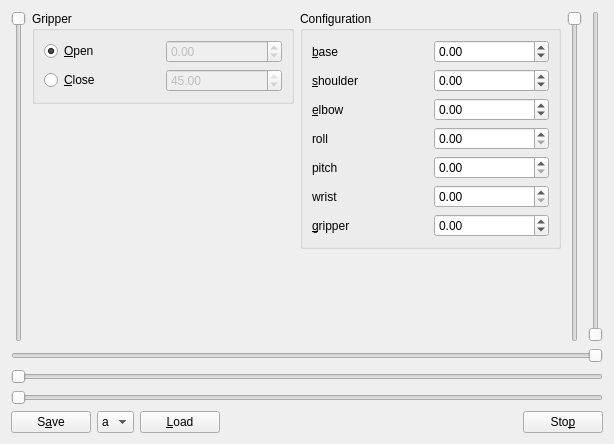
<?xml version="1.0" encoding="UTF-8"?>
<ui version="4.0">
 <class>SainsmartWidget</class>
 <widget class="QWidget" name="SainsmartWidget">
  <property name="geometry">
   <rect>
    <x>0</x>
    <y>0</y>
    <width>614</width>
    <height>444</height>
   </rect>
  </property>
  <property name="windowTitle">
   <string>Sainsmart</string>
  </property>
  <layout class="QVBoxLayout" name="verticalLayout_3">
   <item>
    <layout class="QHBoxLayout" name="horizontalLayout_2">
     <item>
      <widget class="QSlider" name="shoulderSlider">
       <property name="maximum">
        <number>10000</number>
       </property>
       <property name="singleStep">
        <number>100</number>
       </property>
       <property name="pageStep">
        <number>1000</number>
       </property>
       <property name="orientation">
        <enum>Qt::Vertical</enum>
       </property>
       <property name="invertedAppearance">
        <bool>true</bool>
       </property>
      </widget>
     </item>
     <item>
      <layout class="QVBoxLayout" name="verticalLayout">
       <item>
        <widget class="QGroupBox" name="gripperGroup">
         <property name="title">
          <string>Gripper</string>
         </property>
         <layout class="QGridLayout" name="gridLayout">
          <item row="0" column="0">
           <widget class="QRadioButton" name="gripperOpen">
            <property name="text">
             <string>&amp;Open</string>
            </property>
            <property name="checked">
             <bool>true</bool>
            </property>
           </widget>
          </item>
          <item row="0" column="1">
           <widget class="QDoubleSpinBox" name="gripperOpenSpin">
            <property name="enabled">
             <bool>false</bool>
            </property>
            <property name="minimum">
             <double>-45.000000000000000</double>
            </property>
            <property name="maximum">
             <double>45.000000000000000</double>
            </property>
           </widget>
          </item>
          <item row="1" column="0">
           <widget class="QRadioButton" name="gripperClose">
            <property name="text">
             <string>&amp;Close</string>
            </property>
           </widget>
          </item>
          <item row="1" column="1">
           <widget class="QDoubleSpinBox" name="gripperCloseSpin">
            <property name="enabled">
             <bool>false</bool>
            </property>
            <property name="minimum">
             <double>-45.000000000000000</double>
            </property>
            <property name="maximum">
             <double>45.000000000000000</double>
            </property>
            <property name="value">
             <double>45.000000000000000</double>
            </property>
           </widget>
          </item>
         </layout>
        </widget>
       </item>
       <item>
        <spacer name="verticalSpacer">
         <property name="orientation">
          <enum>Qt::Vertical</enum>
         </property>
         <property name="sizeHint" stdset="0">
          <size>
           <width>20</width>
           <height>40</height>
          </size>
         </property>
        </spacer>
       </item>
      </layout>
     </item>
     <item>
      <layout class="QVBoxLayout" name="verticalLayout_2">
       <item>
        <widget class="QGroupBox" name="groupBox">
         <property name="title">
          <string>Configuration</string>
         </property>
         <layout class="QGridLayout" name="gridLayout_2">
          <item row="3" column="1">
           <widget class="QDoubleSpinBox" name="rollSpin"/>
          </item>
          <item row="0" column="1">
           <widget class="QDoubleSpinBox" name="baseSpin">
            <property name="minimum">
             <double>-90.000000000000000</double>
            </property>
            <property name="maximum">
             <double>90.000000000000000</double>
            </property>
           </widget>
          </item>
          <item row="5" column="0">
           <widget class="QLabel" name="wristLabel">
            <property name="text">
             <string>wrist</string>
            </property>
           </widget>
          </item>
          <item row="1" column="1">
           <widget class="QDoubleSpinBox" name="shoulderSpin">
            <property name="minimum">
             <double>-90.000000000000000</double>
            </property>
            <property name="maximum">
             <double>90.000000000000000</double>
            </property>
           </widget>
          </item>
          <item row="5" column="1">
           <widget class="QDoubleSpinBox" name="wristSpin"/>
          </item>
          <item row="4" column="0">
           <widget class="QLabel" name="pitchLabel">
            <property name="text">
             <string>pitch</string>
            </property>
           </widget>
          </item>
          <item row="1" column="0">
           <widget class="QLabel" name="shoulderLabel">
            <property name="text">
             <string>&amp;shoulder</string>
            </property>
            <property name="buddy">
             <cstring>shoulderSpin</cstring>
            </property>
           </widget>
          </item>
          <item row="4" column="1">
           <widget class="QDoubleSpinBox" name="pitchSpin"/>
          </item>
          <item row="2" column="1">
           <widget class="QDoubleSpinBox" name="elbowSpin">
            <property name="minimum">
             <double>-90.000000000000000</double>
            </property>
            <property name="maximum">
             <double>90.000000000000000</double>
            </property>
           </widget>
          </item>
          <item row="2" column="0">
           <widget class="QLabel" name="elbowLabel">
            <property name="text">
             <string>&amp;elbow</string>
            </property>
            <property name="buddy">
             <cstring>elbowSpin</cstring>
            </property>
           </widget>
          </item>
          <item row="6" column="0">
           <widget class="QLabel" name="gripperLabel">
            <property name="text">
             <string>&amp;gripper</string>
            </property>
            <property name="buddy">
             <cstring>gripperSpin</cstring>
            </property>
           </widget>
          </item>
          <item row="6" column="1">
           <widget class="QDoubleSpinBox" name="gripperSpin">
            <property name="minimum">
             <double>-90.000000000000000</double>
            </property>
            <property name="maximum">
             <double>90.000000000000000</double>
            </property>
           </widget>
          </item>
          <item row="3" column="0">
           <widget class="QLabel" name="rollLabel">
            <property name="text">
             <string>roll</string>
            </property>
           </widget>
          </item>
          <item row="0" column="0">
           <widget class="QLabel" name="baseLabel">
            <property name="text">
             <string>&amp;base</string>
            </property>
            <property name="buddy">
             <cstring>baseSpin</cstring>
            </property>
           </widget>
          </item>
         </layout>
        </widget>
       </item>
       <item>
        <spacer name="verticalSpacer_2">
         <property name="orientation">
          <enum>Qt::Vertical</enum>
         </property>
         <property name="sizeHint" stdset="0">
          <size>
           <width>20</width>
           <height>40</height>
          </size>
         </property>
        </spacer>
       </item>
      </layout>
     </item>
     <item>
      <widget class="QSlider" name="elbowSlider">
       <property name="maximum">
        <number>10000</number>
       </property>
       <property name="singleStep">
        <number>100</number>
       </property>
       <property name="pageStep">
        <number>1000</number>
       </property>
       <property name="orientation">
        <enum>Qt::Vertical</enum>
       </property>
       <property name="invertedAppearance">
        <bool>true</bool>
       </property>
      </widget>
     </item>
     <item>
      <widget class="QSlider" name="pitchSlider">
       <property name="maximum">
        <number>10000</number>
       </property>
       <property name="singleStep">
        <number>100</number>
       </property>
       <property name="pageStep">
        <number>1000</number>
       </property>
       <property name="orientation">
        <enum>Qt::Vertical</enum>
       </property>
      </widget>
     </item>
    </layout>
   </item>
   <item>
    <widget class="QSlider" name="baseSlider">
     <property name="maximum">
      <number>10000</number>
     </property>
     <property name="singleStep">
      <number>100</number>
     </property>
     <property name="pageStep">
      <number>1000</number>
     </property>
     <property name="orientation">
      <enum>Qt::Horizontal</enum>
     </property>
     <property name="invertedAppearance">
      <bool>true</bool>
     </property>
    </widget>
   </item>
   <item>
    <widget class="QSlider" name="rollSlider">
     <property name="maximum">
      <number>10000</number>
     </property>
     <property name="singleStep">
      <number>100</number>
     </property>
     <property name="pageStep">
      <number>1000</number>
     </property>
     <property name="orientation">
      <enum>Qt::Horizontal</enum>
     </property>
    </widget>
   </item>
   <item>
    <widget class="QSlider" name="wristSlider">
     <property name="maximum">
      <number>10000</number>
     </property>
     <property name="singleStep">
      <number>100</number>
     </property>
     <property name="pageStep">
      <number>1000</number>
     </property>
     <property name="orientation">
      <enum>Qt::Horizontal</enum>
     </property>
    </widget>
   </item>
   <item>
    <layout class="QHBoxLayout" name="horizontalLayout">
     <item>
      <widget class="QPushButton" name="saveButton">
       <property name="text">
        <string>S&amp;ave</string>
       </property>
      </widget>
     </item>
     <item>
      <widget class="QComboBox" name="teachPointCombo">
       <item>
        <property name="text">
         <string>a</string>
        </property>
       </item>
       <item>
        <property name="text">
         <string>b</string>
        </property>
       </item>
       <item>
        <property name="text">
         <string>c</string>
        </property>
       </item>
       <item>
        <property name="text">
         <string>d</string>
        </property>
       </item>
       <item>
        <property name="text">
         <string>e</string>
        </property>
       </item>
       <item>
        <property name="text">
         <string>f</string>
        </property>
       </item>
       <item>
        <property name="text">
         <string>g</string>
        </property>
       </item>
       <item>
        <property name="text">
         <string>h</string>
        </property>
       </item>
       <item>
        <property name="text">
         <string>i</string>
        </property>
       </item>
       <item>
        <property name="text">
         <string>j</string>
        </property>
       </item>
       <item>
        <property name="text">
         <string>k</string>
        </property>
       </item>
       <item>
        <property name="text">
         <string>l</string>
        </property>
       </item>
      </widget>
     </item>
     <item>
      <widget class="QPushButton" name="loadButton">
       <property name="text">
        <string>&amp;Load</string>
       </property>
      </widget>
     </item>
     <item>
      <spacer name="horizontalSpacer">
       <property name="orientation">
        <enum>Qt::Horizontal</enum>
       </property>
       <property name="sizeHint" stdset="0">
        <size>
         <width>40</width>
         <height>20</height>
        </size>
       </property>
      </spacer>
     </item>
     <item>
      <widget class="QPushButton" name="stopButton">
       <property name="text">
        <string>Sto&amp;p</string>
       </property>
       <property name="autoDefault">
        <bool>true</bool>
       </property>
      </widget>
     </item>
    </layout>
   </item>
  </layout>
 </widget>
 <tabstops>
  <tabstop>gripperOpen</tabstop>
  <tabstop>gripperClose</tabstop>
  <tabstop>gripperOpenSpin</tabstop>
  <tabstop>gripperCloseSpin</tabstop>
  <tabstop>baseSpin</tabstop>
  <tabstop>shoulderSpin</tabstop>
  <tabstop>elbowSpin</tabstop>
  <tabstop>gripperSpin</tabstop>
  <tabstop>shoulderSlider</tabstop>
  <tabstop>baseSlider</tabstop>
  <tabstop>elbowSlider</tabstop>
  <tabstop>stopButton</tabstop>
 </tabstops>
 <resources/>
 <connections/>
</ui>
